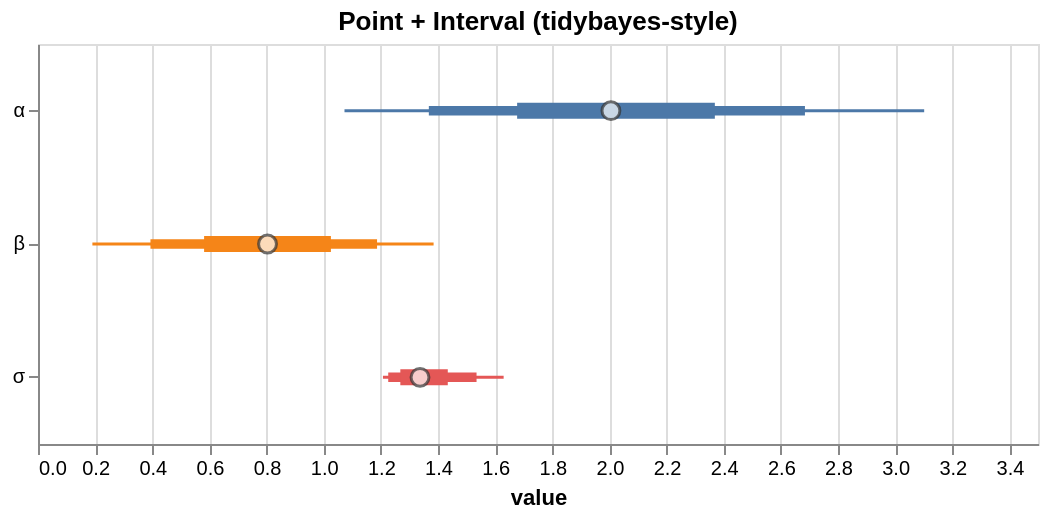

The Vega-Lite source for this figure:
### Vega-Lite specification from a JSON file in a GitHub repository (floating-point values rounded to 4 significant figures)
{"$schema": "https://vega.github.io/schema/vega-lite/v5.json", "_aovSummary": {"value_label": "value"}, "config": {"axis": {"labelLimit": 0}, "header": {"labelLimit": 0}, "legend": {"labelLimit": 0}}, "data": {"values": [{"__point__": 1.337, "hi_0_5_": 1.434, "hi_0_8_": 1.535, "hi_0_95_": 1.63, "lo_0_5_": 1.268, "lo_0_8_": 1.226, "lo_0_95_": 1.207, "parameter": "σ"}, {"__point__": 2.005, "hi_0_5_": 2.369, "hi_0_8_": 2.684, "hi_0_95_": 3.102, "lo_0_5_": 1.677, "lo_0_8_": 1.368, "lo_0_95_": 1.073, "parameter": "α"}, {"__point__": 0.8033, "hi_0_5_": 1.025, "hi_0_8_": 1.187, "hi_0_95_": 1.385, "lo_0_5_": 0.5814, "lo_0_8_": 0.3936, "lo_0_95_": 0.1904, "parameter": "β"}]}, "height": 200, "layer": [{"encoding": {"color": {"field": "parameter", "legend": null, "type": "nominal"}, "tooltip": [{"field": "__point__", "title": "value (estimate)", "type": "quantitative"}, {"field": "parameter", "type": "nominal"}, {"field": "lo_0_95_", "title": "95% lo", "type": "quantitative"}, {"field": "hi_0_95_", "title": "95% hi", "type": "quantitative"}], "x": {"field": "lo_0_95_", "scale": {"zero": false}, "title": "value", "type": "quantitative"}, "x2": {"field": "hi_0_95_"}, "y": {"axis": {"title": null}, "field": "parameter", "type": "nominal"}}, "mark": {"strokeWidth": 1.5, "type": "rule"}, "params": [{"bind": "scales", "name": "grid", "select": {"encodings": ["x"], "type": "interval"}}]}, {"encoding": {"color": {"field": "parameter", "legend": null, "type": "nominal"}, "tooltip": [{"field": "__point__", "title": "value (estimate)", "type": "quantitative"}, {"field": "parameter", "type": "nominal"}, {"field": "lo_0_95_", "title": "95% lo", "type": "quantitative"}, {"field": "hi_0_95_", "title": "95% hi", "type": "quantitative"}], "x": {"field": "lo_0_8_", "scale": {"zero": false}, "title": "value", "type": "quantitative"}, "x2": {"field": "hi_0_8_"}, "y": {"axis": {"title": null}, "field": "parameter", "type": "nominal"}}, "mark": {"strokeWidth": 4.75, "type": "rule"}}, {"encoding": {"color": {"field": "parameter", "legend": null, "type": "nominal"}, "tooltip": [{"field": "__point__", "title": "value (estimate)", "type": "quantitative"}, {"field": "parameter", "type": "nominal"}, {"field": "lo_0_95_", "title": "95% lo", "type": "quantitative"}, {"field": "hi_0_95_", "title": "95% hi", "type": "quantitative"}], "x": {"field": "lo_0_5_", "scale": {"zero": false}, "title": "value", "type": "quantitative"}, "x2": {"field": "hi_0_5_"}, "y": {"axis": {"title": null}, "field": "parameter", "type": "nominal"}}, "mark": {"strokeWidth": 8.0, "type": "rule"}}, {"encoding": {"tooltip": [{"field": "__point__", "title": "value (estimate)", "type": "quantitative"}, {"field": "parameter", "type": "nominal"}, {"field": "lo_0_95_", "title": "95% lo", "type": "quantitative"}, {"field": "hi_0_95_", "title": "95% hi", "type": "quantitative"}], "x": {"field": "__point__", "scale": {"zero": false}, "type": "quantitative"}, "y": {"field": "parameter", "type": "nominal"}}, "mark": {"color": "white", "filled": true, "size": 80, "stroke": "#333", "strokeWidth": 1.5, "type": "point"}}], "title": "Point + Interval (tidybayes-style)", "width": 500}
